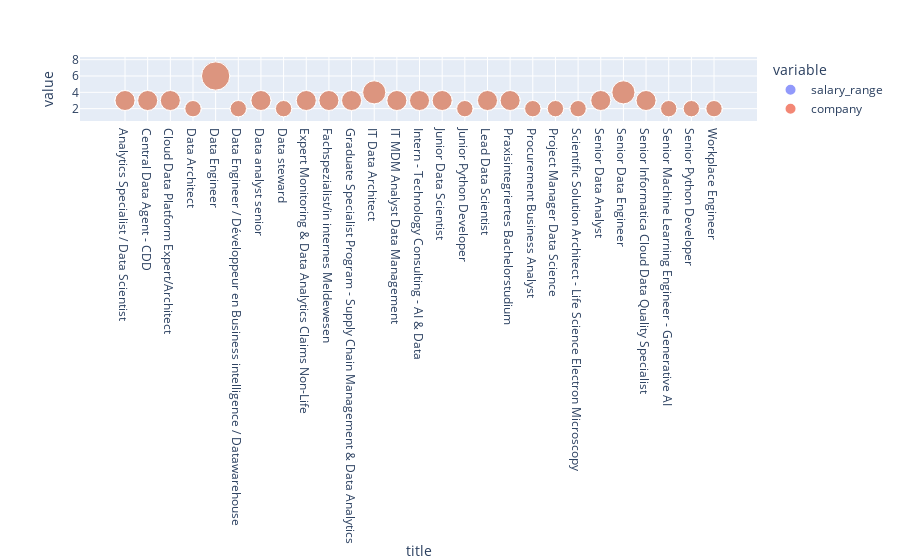

Source (notebook cell):
### Code cell
import plotly.graph_objects as go
import plotly.express as px

fig = px.scatter(grouped_data,
                #  color='salary_range',
                 size="query",#Shape of a Marker
                 log_x=False # Sets the scale of the x-axis into linear instead of logarithmic scael
                )
fig.show()

### Figure 1 — Plotly figure (JSON) as saved in the notebook; plotly's stock layout.template omitted (floating-point values rounded to 4 significant figures)
{"data": [{"hovertemplate": "variable=salary_range<br>title=%{x}<br>value=%{y}<br>query=%{marker.size}<extra></extra>", "legendgroup": "salary_range", "marker": {"color": "#636efa", "size": [3, 3, 3, 2, 6, 2, 3, 2, 3, 3, 3, 4, 3, 3, 3, 2, 3, 3, 2, 2, 2, 3, 4, 3, 2, 2, 2], "sizemode": "area", "sizeref": 0.015, "symbol": "circle"}, "mode": "markers", "name": "salary_range", "orientation": "v", "showlegend": true, "type": "scatter", "x": ["Analytics Specialist / Data Scientist", "Central Data Agent - CDD", "Cloud Data Platform Expert/Architect", "Data Architect", "Data Engineer", "Data Engineer / Développeur en Business intelligence / Datawarehouse", "Data analyst senior", "Data steward", "Expert Monitoring & Data Analytics Claims Non-Life", "Fachspezialist/in internes Meldewesen", "Graduate Specialist Program - Supply Chain Management & Data Analytics", "IT Data Architect", "IT MDM Analyst Data Management", "Intern - Technology Consulting - AI & Data", "Junior Data Scientist", "Junior Python Developer", "Lead Data Scientist", "Praxisintegriertes Bachelorstudium", "Procurement Business Analyst", "Project Manager Data Science", "Scientific Solution Architect - Life Science Electron Microscopy", "Senior Data Analyst", "Senior Data Engineer", "Senior Informatica Cloud Data Quality Specialist", "Senior Machine Learning Engineer - Generative AI", "Senior Python Developer", "Workplace Engineer"], "xaxis": "x", "y": [3, 3, 3, 2, 6, 2, 3, 2, 3, 3, 3, 4, 3, 3, 3, 2, 3, 3, 2, 2, 2, 3, 4, 3, 2, 2, 2], "yaxis": "y"}, {"hovertemplate": "variable=company<br>title=%{x}<br>value=%{y}<br>query=%{marker.size}<extra></extra>", "legendgroup": "company", "marker": {"color": "#EF553B", "size": [3, 3, 3, 2, 6, 2, 3, 2, 3, 3, 3, 4, 3, 3, 3, 2, 3, 3, 2, 2, 2, 3, 4, 3, 2, 2, 2], "sizemode": "area", "sizeref": 0.015, "symbol": "circle"}, "mode": "markers", "name": "company", "orientation": "v", "showlegend": true, "type": "scatter", "x": ["Analytics Specialist / Data Scientist", "Central Data Agent - CDD", "Cloud Data Platform Expert/Architect", "Data Architect", "Data Engineer", "Data Engineer / Développeur en Business intelligence / Datawarehouse", "Data analyst senior", "Data steward", "Expert Monitoring & Data Analytics Claims Non-Life", "Fachspezialist/in internes Meldewesen", "Graduate Specialist Program - Supply Chain Management & Data Analytics", "IT Data Architect", "IT MDM Analyst Data Management", "Intern - Technology Consulting - AI & Data", "Junior Data Scientist", "Junior Python Developer", "Lead Data Scientist", "Praxisintegriertes Bachelorstudium", "Procurement Business Analyst", "Project Manager Data Science", "Scientific Solution Architect - Life Science Electron Microscopy", "Senior Data Analyst", "Senior Data Engineer", "Senior Informatica Cloud Data Quality Specialist", "Senior Machine Learning Engineer - Generative AI", "Senior Python Developer", "Workplace Engineer"], "xaxis": "x", "y": [3, 3, 3, 2, 6, 2, 3, 2, 3, 3, 3, 4, 3, 3, 3, 2, 3, 3, 2, 2, 2, 3, 4, 3, 2, 2, 2], "yaxis": "y"}, {"hovertemplate": "variable=location<br>title=%{x}<br>value=%{y}<br>query=%{marker.size}<extra></extra>", "legendgroup": "location", "marker": {"color": "#00cc96", "size": [3, 3, 3, 2, 6, 2, 3, 2, 3, 3, 3, 4, 3, 3, 3, 2, 3, 3, 2, 2, 2, 3, 4, 3, 2, 2, 2], "sizemode": "area", "sizeref": 0.015, "symbol": "circle"}, "mode": "markers", "name": "location", "orientation": "v", "showlegend": true, "type": "scatter", "x": ["Analytics Specialist / Data Scientist", "Central Data Agent - CDD", "Cloud Data Platform Expert/Architect", "Data Architect", "Data Engineer", "Data Engineer / Développeur en Business intelligence / Datawarehouse", "Data analyst senior", "Data steward", "Expert Monitoring & Data Analytics Claims Non-Life", "Fachspezialist/in internes Meldewesen", "Graduate Specialist Program - Supply Chain Management & Data Analytics", "IT Data Architect", "IT MDM Analyst Data Management", "Intern - Technology Consulting - AI & Data", "Junior Data Scientist", "Junior Python Developer", "Lead Data Scientist", "Praxisintegriertes Bachelorstudium", "Procurement Business Analyst", "Project Manager Data Science", "Scientific Solution Architect - Life Science Electron Microscopy", "Senior Data Analyst", "Senior Data Engineer", "Senior Informatica Cloud Data Quality Specialist", "Senior Machine Learning Engineer - Generative AI", "Senior Python Developer", "Workplace Engineer"], "xaxis": "x", "y": [3, 3, 3, 2, 6, 2, 3, 2, 3, 3, 3, 4, 3, 3, 3, 2, 3, 3, 2, 2, 2, 3, 4, 3, 2, 2, 2], "yaxis": "y"}, {"hovertemplate": "variable=date<br>title=%{x}<br>value=%{y}<br>query=%{marker.size}<extra></extra>", "legendgroup": "date", "marker": {"color": "#ab63fa", "size": [3, 3, 3, 2, 6, 2, 3, 2, 3, 3, 3, 4, 3, 3, 3, 2, 3, 3, 2, 2, 2, 3, 4, 3, 2, 2, 2], "sizemode": "area", "sizeref": 0.015, "symbol": "circle"}, "mode": "markers", "name": "date", "orientation": "v", "showlegend": true, "type": "scatter", "x": ["Analytics Specialist / Data Scientist", "Central Data Agent - CDD", "Cloud Data Platform Expert/Architect", "Data Architect", "Data Engineer", "Data Engineer / Développeur en Business intelligence / Datawarehouse", "Data analyst senior", "Data steward", "Expert Monitoring & Data Analytics Claims Non-Life", "Fachspezialist/in internes Meldewesen", "Graduate Specialist Program - Supply Chain Management & Data Analytics", "IT Data Architect", "IT MDM Analyst Data Management", "Intern - Technology Consulting - AI & Data", "Junior Data Scientist", "Junior Python Developer", "Lead Data Scientist", "Praxisintegriertes Bachelorstudium", "Procurement Business Analyst", "Project Manager Data Science", "Scientific Solution Architect - Life Science Electron Microscopy", "Senior Data Analyst", "Senior Data Engineer", "Senior Informatica Cloud Data Quality Specialist", "Senior Machine Learning Engineer - Generative AI", "Senior Python Developer", "Workplace Engineer"], "xaxis": "x", "y": [3, 3, 3, 2, 6, 2, 3, 2, 3, 3, 3, 4, 3, 3, 3, 2, 3, 3, 2, 2, 2, 3, 4, 3, 2, 2, 2], "yaxis": "y"}, {"hovertemplate": "variable=url<br>title=%{x}<br>value=%{y}<br>query=%{marker.size}<extra></extra>", "legendgroup": "url", "marker": {"color": "#FFA15A", "size": [3, 3, 3, 2, 6, 2, 3, 2, 3, 3, 3, 4, 3, 3, 3, 2, 3, 3, 2, 2, 2, 3, 4, 3, 2, 2, 2], "sizemode": "area", "sizeref": 0.015, "symbol": "circle"}, "mode": "markers", "name": "url", "orientation": "v", "showlegend": true, "type": "scatter", "x": ["Analytics Specialist / Data Scientist", "Central Data Agent - CDD", "Cloud Data Platform Expert/Architect", "Data Architect", "Data Engineer", "Data Engineer / Développeur en Business intelligence / Datawarehouse", "Data analyst senior", "Data steward", "Expert Monitoring & Data Analytics Claims Non-Life", "Fachspezialist/in internes Meldewesen", "Graduate Specialist Program - Supply Chain Management & Data Analytics", "IT Data Architect", "IT MDM Analyst Data Management", "Intern - Technology Consulting - AI & Data", "Junior Data Scientist", "Junior Python Developer", "Lead Data Scientist", "Praxisintegriertes Bachelorstudium", "Procurement Business Analyst", "Project Manager Data Science", "Scientific Solution Architect - Life Science Electron Microscopy", "Senior Data Analyst", "Senior Data Engineer", "Senior Informatica Cloud Data Quality Specialist", "Senior Machine Learning Engineer - Generative AI", "Senior Python Developer", "Workplace Engineer"], "xaxis": "x", "y": [3, 3, 3, 2, 6, 2, 3, 2, 3, 3, 3, 4, 3, 3, 3, 2, 3, 3, 2, 2, 2, 3, 4, 3, 2, 2, 2], "yaxis": "y"}], "layout": {"legend": {"itemsizing": "constant", "title": {"text": "variable"}, "tracegroupgap": 0}, "margin": {"t": 60}, "xaxis": {"anchor": "y", "domain": [0, 1], "title": {"text": "title"}}, "yaxis": {"anchor": "x", "domain": [0, 1], "title": {"text": "value"}}}}
